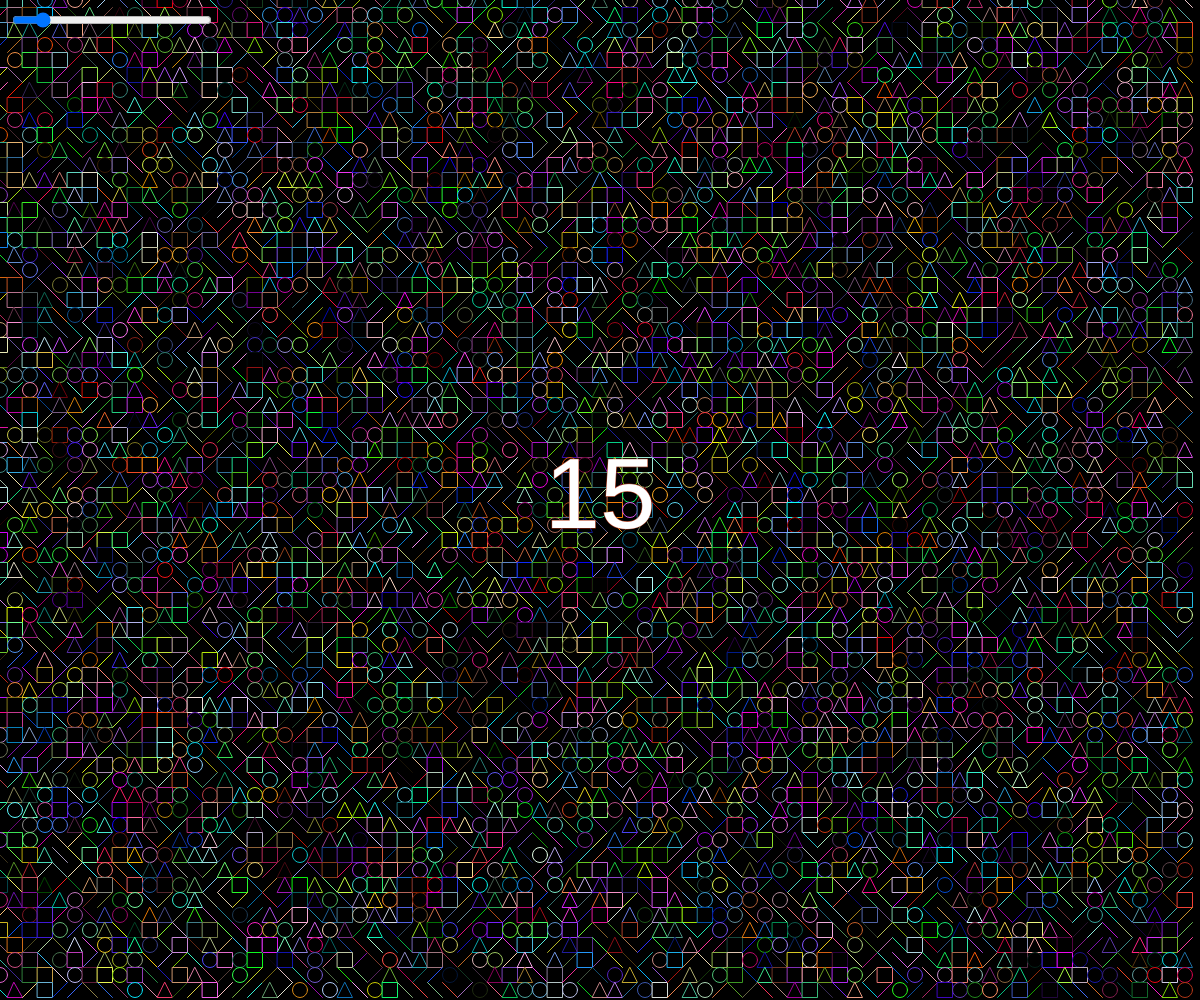
Frame 1 (no input)
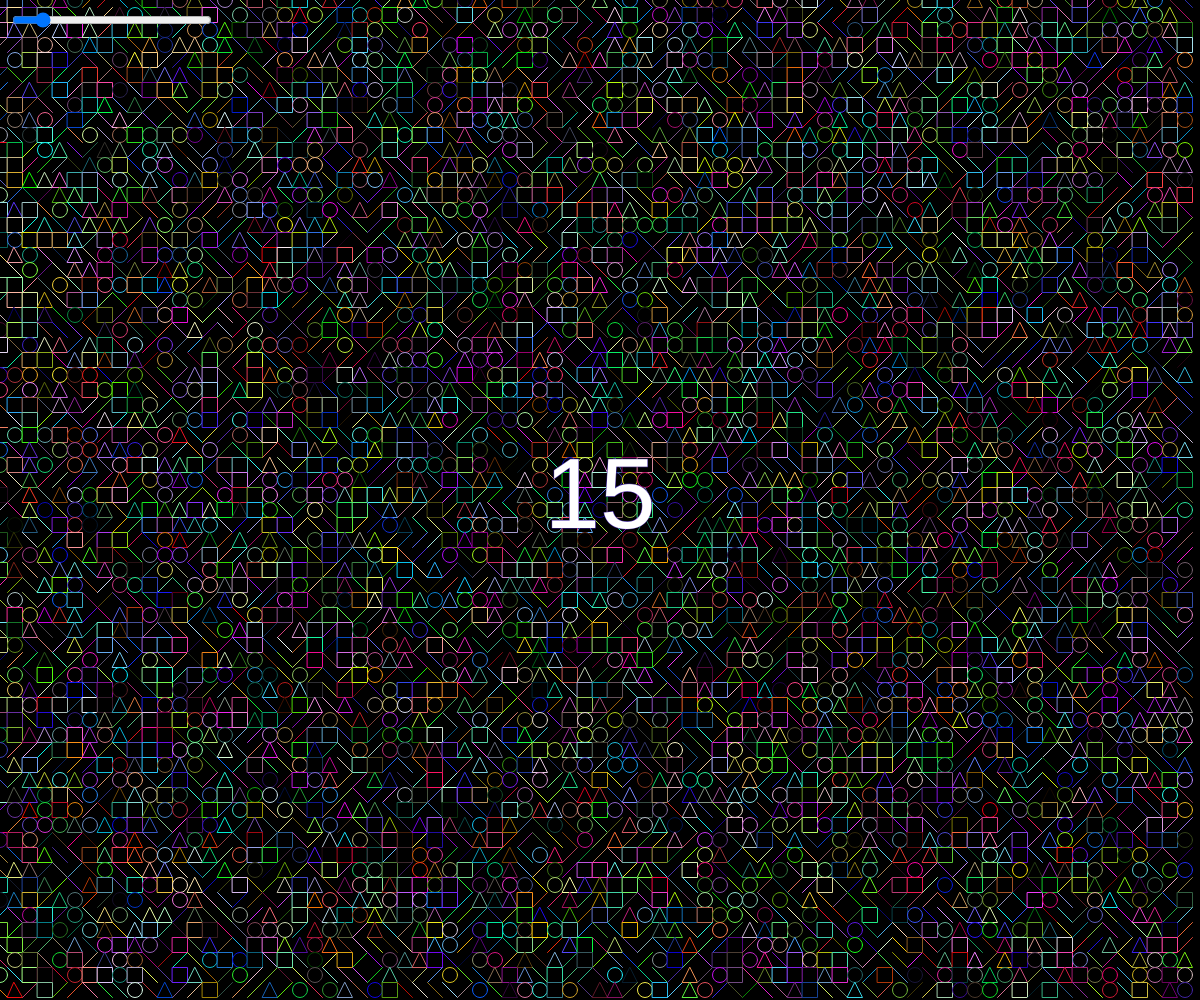
Frame 60 (no input)
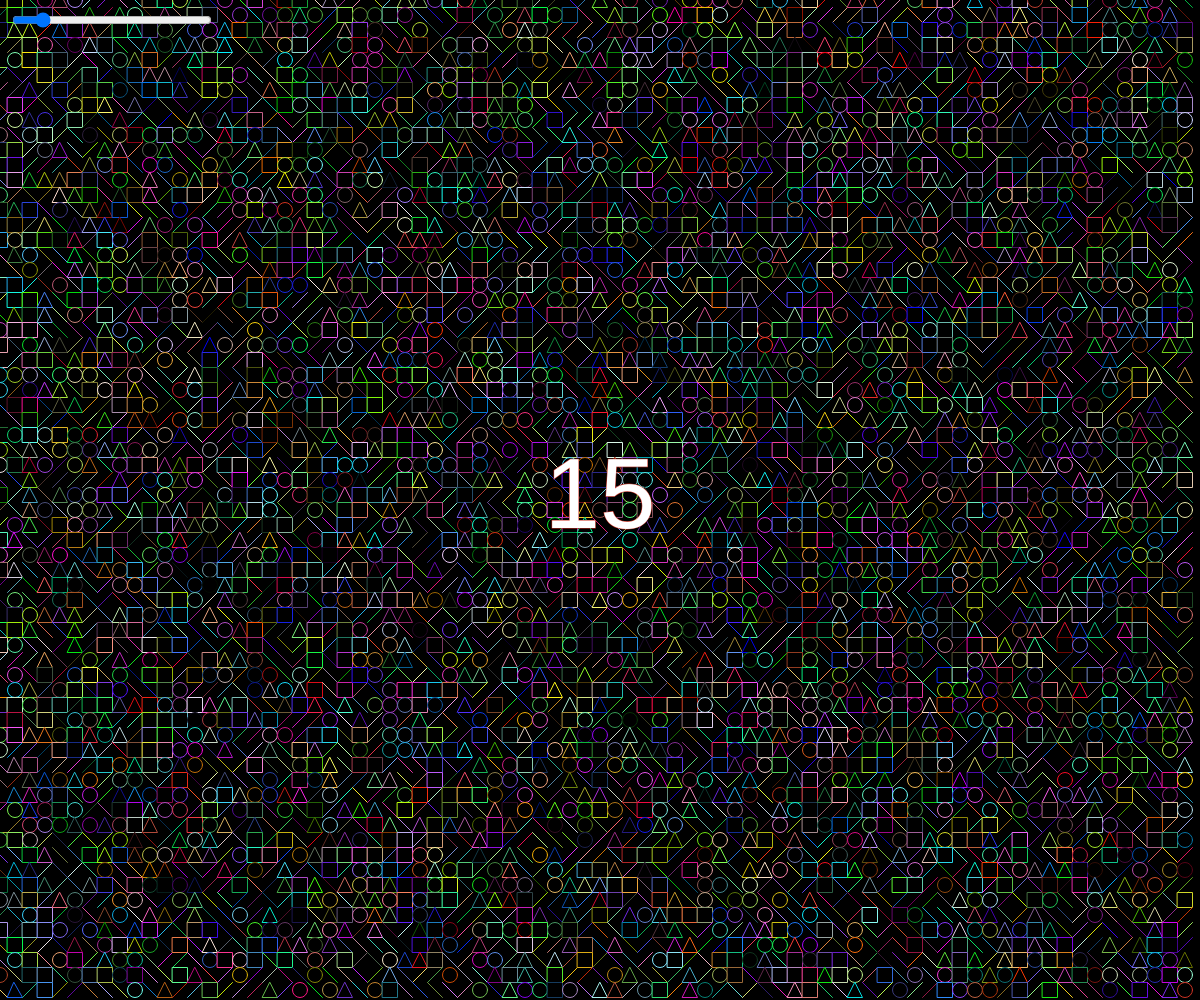
Frame 120 (the mouse pressed at the canvas centre since frame 60)

The p5.js sketch that drew these frames (run headless with seeded random() and noise() and a simulated clock; from frame 60 on, the mouse is pressed at the canvas centre):

// p5.js sketch
// ── sketch.js
// Neon art - Arrays and Object Notation
// Ben McPherson
// April 8th, 2024

// Decription of whole code - The following is code to make generative art where either a slope, circle, 
// triangle or square which has the stroke changing constantly
// I used object notation to store the coordanates of each shape and arrays to make each tile where the shapes are drawn
// each shape is assigned a string variable which is used to determine what shape is drawn

// Extras for experts: 


let tileSize = 15;
let theTiles = [];
let slider;


// The setup starts with drawing the canvas to fit the window
// Two for loops are used, one for the x-axis and one for the y-axis 
// These loops draw a certain amount of tiles to fit the window, all dependant on the tile size, set with variable tileSize
// The function spawnTile(x, y) is then saved as the variable someTile, which is pushed into the empty array theTiles[]
// theTiles[] is taken to the draw loop to create the shapes in the tiles
// The slider is made and set up to live in the top right corner. It has a minimum of 10 and a maximum of 50

function setup() {
  createCanvas(windowWidth, windowHeight);
  slider = createSlider(10, 50, 15, 5);
  slider.position(10, 10);
  slider.size(200);
  for (let x = 0; x < width; x += tileSize){
    for (let y = 0; y < height; y += tileSize){
      let someTile = spawnTile(x, y);
      theTiles.push(someTile);
      
    }
  }
}


// Here in the draw loop, the functions made for the code are run continuousy
// The funcitons set the background, make the tiles, make the shapes, and updates everyhting when the tile size is changed

function draw() {
  background(0);
  createShapes();
  changeTileSize();
  
}

function changeTileSize() {

  // Just to help debug
  textSize(100);
  textAlign(CENTER, CENTER);
  fill(255);
  text(tileSize, width/2, height/2);


  if (tileSize !== slider.value()) {
    tileSize = slider.value();
    theTiles = [];
    for (let x = 0; x < width; x += tileSize){
      for (let y = 0; y < height; y += tileSize){
        let someTile = spawnTile(x, y);
        theTiles.push(someTile);
      }
    }
  }
}



function createShapes() {
  for (let someTile of theTiles) {
    
    stroke(random(255), random(255), random(255));
    // stroke(255);
    fill(0);
    if (someTile.shape === "negative" || someTile.shape === "positive") {
      line(someTile.x1, someTile.y1, someTile.x2, someTile.y2);
    }
    else if (someTile.shape === "circle") {
      circle(someTile.xc, someTile.yc, someTile.dc);
    }
    else if (someTile.shape === "square") {
      rect(someTile.xs, someTile.ys, someTile.ws, someTile.hs);
    }
    else if (someTile.shape === "triangle") {
      triangle(someTile.xt1, someTile.yt1, someTile.xt2, someTile.yt2, someTile.xt3, someTile.yt3);
    }
  }

}

// The function spawnTile(x, y) is used to spawn a tile with an undetermined shape in it
// It randomly chooses a number between 0 to 100 and sets it as the choice
// Depending on the number, a certain shape will be saved in the code
// The saved variables are then taken to the setup

function spawnTile(x, y) {
  let choice = random(100);
  let tile;

  if (choice < 20) {
    // neg slope
    tile = {
      shape: "negative",
      x1: x-tileSize/2, 
      y1: y-tileSize/2,
      x2: x+tileSize/2,
      y2: y+tileSize/2,

    };
  } 
  else if (choice >= 20 && choice < 40){
    // pos slope
    tile = {
      shape: "positive",
      x1: x-tileSize/2, 
      y1: y+tileSize/2,
      x2: x+tileSize/2,
      y2: y-tileSize/2,

    };
  }
  else if (choice >= 40 && choice < 60){
    // circle
    tile = {
      shape: "circle",
      xc: x,
      yc: y,
      dc: tileSize,
    };
  }
  else if (choice >= 60 && choice < 80){
    // square
    tile = {
      shape: "square",
      xs: x-tileSize/2, 
      ys: y-tileSize/2,
      ws: tileSize,
      hs: tileSize,
    };
  }
  else if (choice >= 80 && choice <101){
    // Triangle
    tile = {
      shape: "triangle",
      xt1: x-tileSize/x,
      yt1: y-tileSize/2,
      xt2: x+tileSize/2,
      yt2: y+tileSize/2,
      xt3: x-tileSize/2,
      yt3: y+tileSize/2,
    };
  }
  
  return tile;
}
